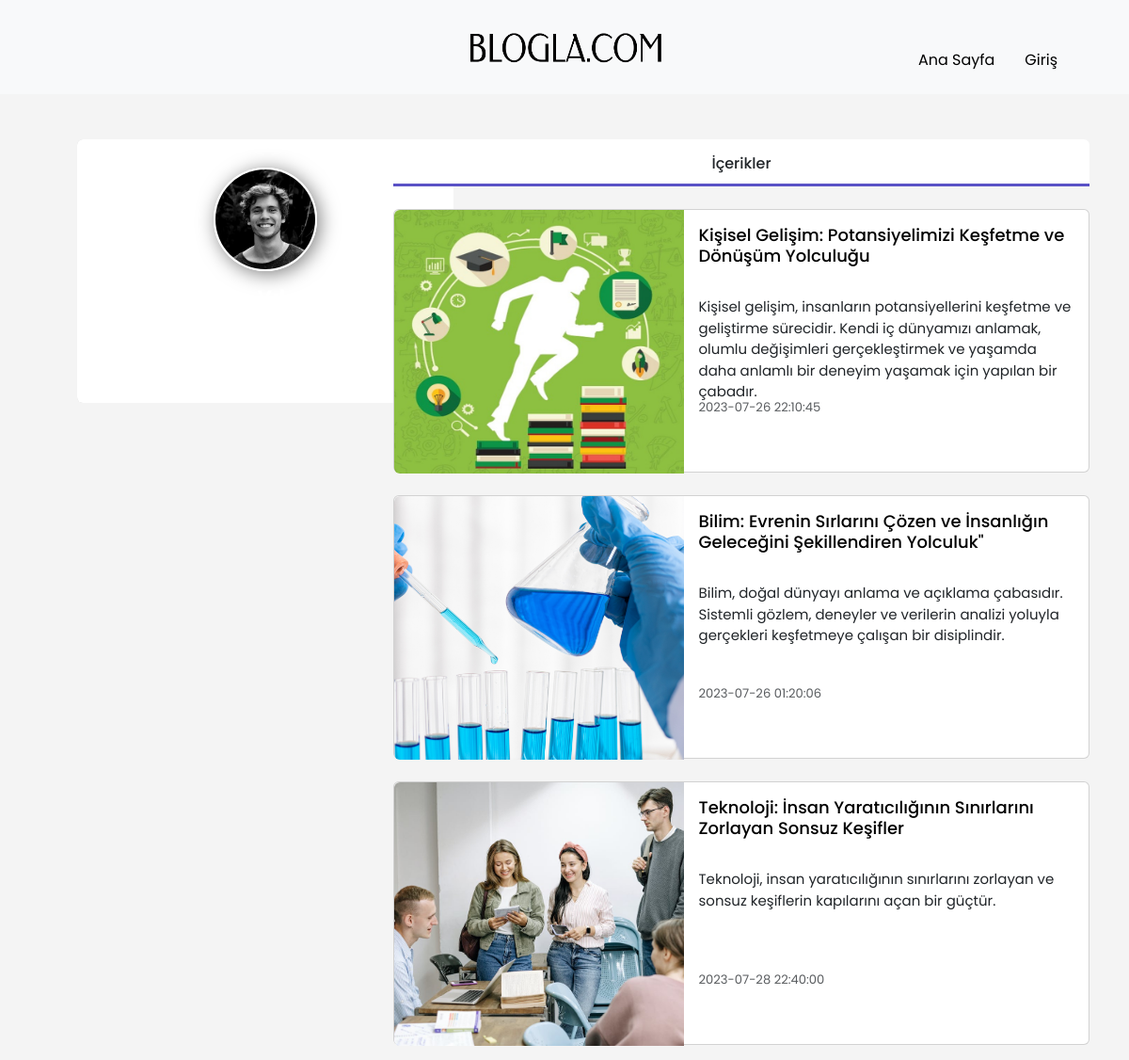
The app's page /pages/kullanici_blog.php?yayinlayan_kullanici=40 with its own data.
### tables this page shows
CREATE TABLE `kullanici` (
  `kullanici_id` int(11) NOT NULL,
  `ad` varchar(15) NOT NULL,
  `soyad` varchar(15) NOT NULL,
  `eposta` varchar(50) NOT NULL,
  `sifre` longtext NOT NULL,
  `kullanici_adi` varchar(50) NOT NULL,
  `profil_foto` varchar(355) NOT NULL,
  `yetki` int(50) NOT NULL
);

CREATE TABLE `blog_yazi` (
  `icerik_id` int(11) NOT NULL,
  `baslik` varchar(80) NOT NULL,
  `icerik` text NOT NULL,
  `aciklama` text NOT NULL,
  `dosya` varchar(355) NOT NULL,
  `kategori` int(11) NOT NULL,
  `yayinlanma_tarihi` datetime NOT NULL DEFAULT current_timestamp(),
  `yazar` varchar(50) NOT NULL,
  `yayinlayan_kullanici` int(11) NOT NULL
);

### pages/kullanici_blog.php (the view, shortened to what this page needs)
<?php
include '../include/header.php';
$query = $db->query("SELECT * FROM blog_yazi ORDER BY yayinlanma_tarihi DESC");
$icerikler = $query->fetchAll(PDO::FETCH_ASSOC);
if (isset($_GET['yayinlayan_kullanici'])) {
    $yazar_id = $_GET['yayinlayan_kullanici'];
    $yazar_sorgusu = $db->prepare('SELECT * FROM blog_yazi WHERE yayinlayan_kullanici = ?');
    $yazar_sorgusu->execute([$yazar_id]);
    $yazar_icerikler = $yazar_sorgusu->fetchAll(PDO::FETCH_ASSOC);
    $yazar_sorgusu = $db->prepare('SELECT * FROM kullanici WHERE kullanici_id = ?');
    $yazar_sorgusu->execute([$yazar_id]);
    $yazar_bilgileri = $yazar_sorgusu->fetch(PDO::FETCH_ASSOC);
}
?>
<!DOCTYPE html>
<html lang="en">
<head>
    <link rel="stylesheet" href="https://cdn.jsdelivr.net/npm/bootstrap-icons@1.10.5/font/bootstrap-icons.css">
    <link rel="stylesheet" href="https://cdnjs.cloudflare.com/ajax/libs/bootstrap/5.3.0/css/bootstrap.min.css" />
    <link rel="stylesheet" href="../assets/css/header.css">
    <link rel="stylesheet" href="../assets/css/bloglarim.css?v=2">
</head>
<body>
    <div class="container text-center">
        <div class="row">
            <div class="col" id="profil_bilgi">
                <div class="card col-3 mt-5" style="width:400px; height:300px;">
                    <div class="card-body">
                        <div class="mb-3">
                            <div class="card profile-card-1">
                                <img src="https://images.pexels.com/photos/946351/pexels-photo-946351.jpeg?w=500&h=650&auto=compress&cs=tinysrgb" alt="profile-sample1" class="background" />
                                <img src="<?php echo isset($yazar_bilgileri['profil_foto']) ? $yazar_bilgileri['profil_foto'] : '../assets/images/profile.png'; ?>" alt="profile-image" class="profile" />
                                <div class="card-content">
                                    <h2><?php echo "" . $yazar_bilgileri['ad'] . "" ?> <?php echo "" . $yazar_bilgileri['soyad'] . "" ?><small>@<?php echo "" . $yazar_bilgileri['kullanici_adi'] . "" ?></small></h3>
                                        <div class="icon-block"><a href="https://www.facebook.com/"><i class="bi bi-facebook"></i></a><a href="https://www.twitter.com/"> <i class="bi bi-twitter"></i></a><a href="https://www.instagram.com/"> <i class="bi bi-instagram"></i></a></div>
                                </div>
                            </div>
                        </div>
                    </div>
                </div>
            </div>
            <div class="col">
                <div class="card col-5 mt-5" id="cardbaslik" style="width:400px; height:50px;">
                    <div class="card-body">
                        <h1>İçerikler</h1>
                    </div>
                </div>
                <div class="col" id="post">
                    <?php if (empty($icerikler)) : ?>
                        <p>Yayınlanmış blog gönderisi bulunamadı.</p>
                    <?php else : ?>
                        <?php foreach ($yazar_icerikler  as $icerik) : ?>
                            <div class="card mb-3 mt-4" style="max-width: 740px; height: 280px">
                                <div class="row g-0">
                                    <div class="col-md-5">
                                        <img src="../assets/images/<?php echo $icerik['dosya']; ?>" class="img-fluid rounded-start" alt="...">
                                    </div>
                                    <div class="col-md-7">
                                        <div class="card-body">
                                            <a href="post.php?icerik_id=<?php echo $icerik['icerik_id']; ?>">
                                                <h5 class="card-title"><?php echo $icerik['baslik']; ?></h5>
                                            </a>
                                            <p class="card-text" id="aciklama"><?php echo $icerik['aciklama']; ?></p>
                                            <p class="card-text" id="tarih"><small class="text-body-secondary"><?php echo $icerik['yayinlanma_tarihi']; ?></small></p>
                                        </div>
                                    </div>
                                </div>
                            </div>
                        <?php endforeach; ?>
                    <?php endif; ?>
                </div>
            </div>
        </div>
</body>
</html>

### assets/css/header.css (style rules this page uses)
* { font-family: 'Poppins', sans-serif; text-decoration: none; }

### assets/css/bloglarim.css (style rules this page uses)
* { font-family: 'Poppins', sans-serif; text-decoration: none; }
body { height: 100vh; width: 100%; background-color: #f4f4f4; }
#cardbaslik { border-bottom-left-radius: 0%; border-bottom-right-radius: 0%; border-style: none; border-bottom: rgb(90, 82, 198) solid; margin-left: -200px; width: 740px !important; }
#profil_bilgi { margin-left: 40px; }
#post { margin-left: -200px; }
.img-fluid { height: 280px; width: 100%; object-fit: cover; }
.card { max-width: 740px; max-height: 280px; display: flex; flex-direction: column; height: auto; }
.card-body { flex: 1; display: flex; flex-direction: column; justify-content: space-between; }
.card-body a { text-decoration: none; color: black; }
.card-body h1 { font-size: medium; }
.card-body h5 { text-align: left; font-size: 18px; }
.card-body p { text-align: left; font-size: 15px; }
#aciklama { height: 50px; }
#tarih { margin-top: 40px; }
.container .col p { float: left; margin-top: 25px; }
.profile-card-1 { font-family: 'Open Sans', Arial, sans-serif; position: relative; float: left; overflow: hidden; color: #ffffff; text-align: center; height: 300px; width: 400px; border: none; right: 17px; bottom: 17px; }
.profile-card-1 .background { width: 100%; vertical-align: top; opacity: 0.9; -webkit-filter: blur(5px); filter: blur(5px); -webkit-transform: scale(1.8); transform: scale(2.8); }
.profile-card-1 .card-content { width: 100%; padding: 15px 25px; position: absolute; left: 0; top: 50%; }
.profile-card-1 .profile { border-radius: 50%; position: absolute; bottom: 50%; left: 50%; width: 110px; height: 110px; object-fit: cover; opacity: 1; box-shadow: 3px 3px 20px rgba(0, 0, 0, 0.5); border: 2px solid rgba(255, 255, 255, 1); -webkit-transform: translate(-50%, 0%); transform: translate(-50%, 0%); }
.profile-card-1 h2 { margin: 0 0 5px; font-weight: 600; font-size: 25px; }
.profile-card-1 h2 small { display: block; font-size: 15px; margin-top: 10px; }
.profile-card-1 i { display: inline-block; font-size: 16px; color: #ffffff; text-align: center; border: 1px solid #fff; width: 30px; height: 30px; line-height: 30px; border-radius: 50%; margin: 0 5px; }
.profile-card-1 .icon-block { float: left; width: 100%; margin-top: 15px; }
.profile-card-1 .icon-block a { text-decoration: none; }

### records on screen
kullanici: profil_foto (picture)
blog_yazi: dosya (picture), baslik "Kişisel Gelişim: Potansiyelimizi Keşfetme ve Dönüşüm Yolculuğu", aciklama "Kişisel gelişim, insanların potansiyellerini keşfetme ve geliştirme sürecidir. Kendi iç dünyamızı anlamak, olumlu değişimleri gerçekleştirmek ve yaşamda daha anlamlı bir deneyim yaşamak için yapılan bir çabadır.", yayinlanma_tarihi "2023-07-26 22:10:45"
blog_yazi: dosya (picture), baslik "Bilim: Evrenin Sırlarını Çözen ve İnsanlığın Geleceğini Şekillendiren Yolculuk\"", aciklama "Bilim, doğal dünyayı anlama ve açıklama çabasıdır. Sistemli gözlem, deneyler ve verilerin analizi yoluyla gerçekleri keşfetmeye çalışan bir disiplindir.", yayinlanma_tarihi "2023-07-26 01:20:06"
blog_yazi: dosya (picture), baslik "Teknoloji: İnsan Yaratıcılığının Sınırlarını Zorlayan Sonsuz Keşifler", aciklama "Teknoloji, insan yaratıcılığının sınırlarını zorlayan ve sonsuz keşiflerin kapılarını açan bir güçtür.", yayinlanma_tarihi "2023-07-28 22:40:00"
